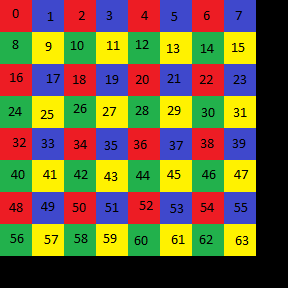

The image is a tile-based game level rendered from a .tmx file. Its description and source (layers, tilesets, objects; grid data summarised) follow:
An orthogonal 9x9 tile map with 32x32 px tiles, 1 tile layer (GroundLayer).

<map version="1.0" orientation="orthogonal" width="9" height="9" tilewidth="32" tileheight="32">
 <tileset firstgid="1" name="blocks_32x32" tilewidth="32" tileheight="32">
  <image source="blocks_32x32.png" />
 </tileset>
 <layer name="GroundLayer" width="9" height="9">
  <data>[81 cells, 64 non-empty, 64 distinct tile ids]</data>
 </layer>
</map>
